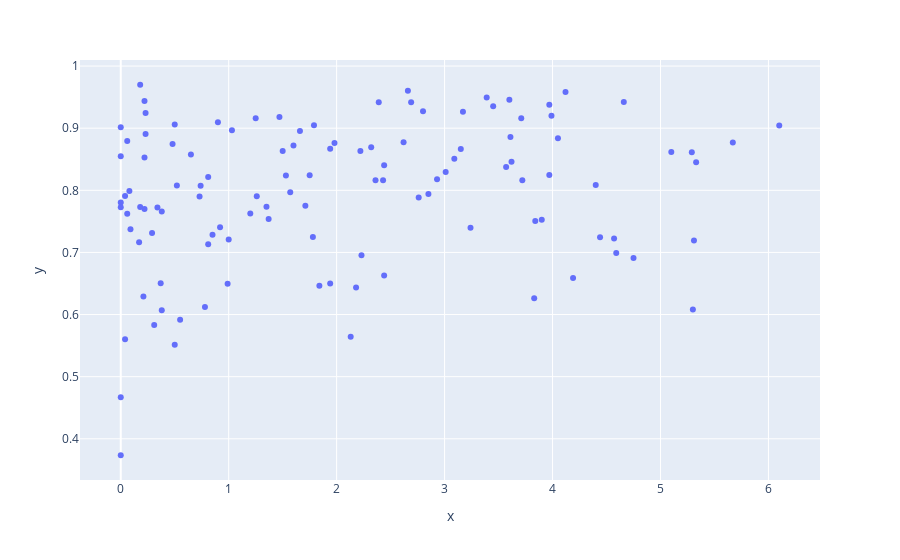

Notebook source saved alongside this figure:
### Code cell
x = bhp.iloc[::, 58] 
y = bhp.iloc[::, 151] # freedom to make life choices
z = bhp.iloc[::, 118]

px.scatter(x=x, y=y, 
           # size=z
          )

### Figure 1 — Plotly figure (JSON) as saved in the notebook; plotly's stock layout.template omitted (floating-point values rounded to 4 significant figures; data arrays with more than 128 entries replaced by an {"elided": "..."} marker saying what was removed)
{"data": [{"hovertemplate": "x=%{x}<br>y=%{y}<extra></extra>", "legendgroup": "", "marker": {"color": "#636efa", "symbol": "circle"}, "mode": "markers", "name": "", "orientation": "v", "showlegend": false, "type": "scatter", "x": {"elided": "139 float values"}, "xaxis": "x", "y": {"elided": "139 float values"}, "yaxis": "y"}], "layout": {"autosize": true, "legend": {"tracegroupgap": 0}, "margin": {"t": 60}, "xaxis": {"anchor": "y", "autorange": true, "domain": [0, 1], "range": [-0.392, 6.492], "title": {"text": "x"}, "type": "linear"}, "yaxis": {"anchor": "x", "autorange": true, "domain": [0, 1], "range": [0.3274, 1.016], "title": {"text": "y"}, "type": "linear"}}}
